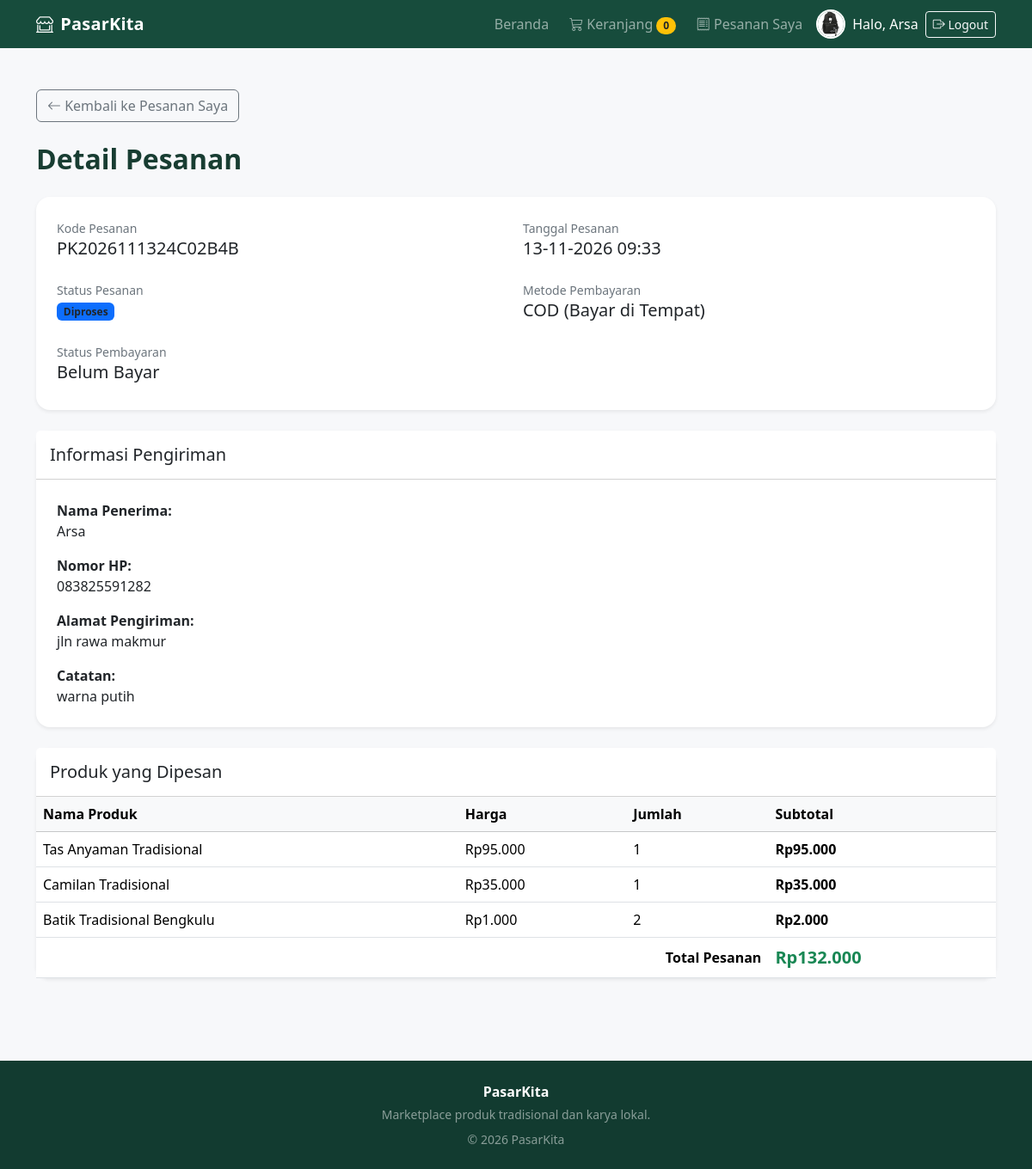
Page /detail_pesanan.php?id=13 (signed in) on the committed database.
### tables this page shows
CREATE TABLE `payments` (
  `id_pembayaran` bigint(20) UNSIGNED NOT NULL,
  `id_pesanan` bigint(20) UNSIGNED NOT NULL,
  `metode` enum('transfer_bank','cod','midtrans') NOT NULL,
  `jumlah_bayar` decimal(14,2) UNSIGNED NOT NULL DEFAULT 0.00,
  `status` enum('belum_bayar','menunggu_verifikasi','lunas','ditolak') NOT NULL DEFAULT 'belum_bayar',
  `tanggal_bayar` datetime DEFAULT NULL,
  `created_at` timestamp NOT NULL DEFAULT current_timestamp(),
  `snap_token` varchar(255) DEFAULT NULL,
  `redirect_url` text DEFAULT NULL,
  `transaction_id` varchar(100) DEFAULT NULL
);

CREATE TABLE `orders` (
  `id_pesanan` bigint(20) UNSIGNED NOT NULL,
  `kode_pesanan` varchar(30) NOT NULL,
  `id_user` int(10) UNSIGNED NOT NULL,
  `tanggal_pesanan` datetime NOT NULL DEFAULT current_timestamp(),
  `nama_penerima` varchar(100) NOT NULL,
  `no_hp_penerima` varchar(20) NOT NULL,
  `alamat_pengiriman` text NOT NULL,
  `latitude` decimal(10,7) DEFAULT NULL,
  `longitude` decimal(10,7) DEFAULT NULL,
  `catatan` text DEFAULT NULL,
  `total_harga` decimal(14,2) UNSIGNED NOT NULL DEFAULT 0.00,
  `status` enum('menunggu','diproses','dikirim','selesai','dibatalkan') NOT NULL DEFAULT 'menunggu',
  `created_at` timestamp NOT NULL DEFAULT current_timestamp()
);

CREATE TABLE `order_items` (
  `id_detail` bigint(20) UNSIGNED NOT NULL,
  `id_pesanan` bigint(20) UNSIGNED NOT NULL,
  `id_produk` int(10) UNSIGNED NOT NULL,
  `nama_produk_snapshot` varchar(150) NOT NULL,
  `jumlah` int(10) UNSIGNED NOT NULL,
  `harga` decimal(12,2) UNSIGNED NOT NULL,
  `subtotal` decimal(14,2) UNSIGNED NOT NULL
);

### detail_pesanan.php (the view, shortened to what this page needs)
<?php
require_once "config/database.php";
$id_user = (int) $_SESSION['user']['id_user'];
$id_pesanan = isset($_GET['id']) ? (int) $_GET['id'] : 0;
$stmt = $conn->prepare("
    SELECT o.*, p.metode, p.status AS status_pembayaran
    FROM orders o
    LEFT JOIN payments p ON o.id_pesanan = p.id_pesanan
    WHERE o.id_pesanan = ? AND o.id_user = ?
    LIMIT 1
");
$stmt->bind_param("ii", $id_pesanan, $id_user);
$stmt->execute();
$pesanan = $stmt->get_result()->fetch_assoc();
$stmt = $conn->prepare("
    SELECT nama_produk_snapshot, jumlah, harga, subtotal
    FROM order_items
    WHERE id_pesanan = ?
");
$stmt->bind_param("i", $id_pesanan);
$stmt->execute();
$result = $stmt->get_result();
$detail_produk = [];
while ($row = $result->fetch_assoc()) {
    $detail_produk[] = $row;
}
function warnaStatusDetail($status)
{
    switch ($status) {
        case 'diproses':
            return 'primary';
    }
}
require "includes/header.php";
?>
<div class="container py-5">
    <a href="pesanan_saya.php" class="btn btn-outline-secondary mb-4">
        <i class="bi bi-arrow-left"></i> Kembali ke Pesanan Saya
    </a>
    <h2 class="section-title mb-4">Detail Pesanan</h2>
    <div class="card border-0 shadow-sm rounded-4 mb-4">
        <div class="card-body p-4">
            <div class="row g-3">
                <div class="col-md-6">
                    <small class="text-secondary">Kode Pesanan</small>
                    <h5><?= htmlspecialchars($pesanan['kode_pesanan']) ?></h5>
                </div>
                <div class="col-md-6">
                    <small class="text-secondary">Tanggal Pesanan</small>
                    <h5>
                        <?= date('d-m-Y H:i', strtotime($pesanan['tanggal_pesanan'])) ?>
                    </h5>
                </div>
                <div class="col-md-6">
                    <small class="text-secondary">Status Pesanan</small>
                    <div>
                        <span class="badge bg-<?= warnaStatusDetail($pesanan['status']) ?> text-dark">
                            <?= htmlspecialchars(ucfirst($pesanan['status'])) ?>
                        </span>
                    </div>
                </div>
                <div class="col-md-6">
                    <small class="text-secondary">Metode Pembayaran</small>
                    <h5>
                        <?php
                        if ($pesanan['metode'] === 'transfer_bank') {
                            echo 'Transfer Bank';
                        } elseif ($pesanan['metode'] === 'cod') {
                            echo 'COD (Bayar di Tempat)';
                        } else {
                            echo '-';
                        }
                        ?>
                    </h5>
                </div>
                <div class="col-md-6">
                    <small class="text-secondary">Status Pembayaran</small>
                    <h5>
                        <?= htmlspecialchars(ucwords(str_replace('_', ' ', $pesanan['status_pembayaran'] ?? '-'))) ?>
                    </h5>
                </div>
            </div>
        </div>
    </div>
    <div class="card border-0 shadow-sm rounded-4 mb-4">
        <div class="card-header bg-white p-3">
            <h5 class="mb-0">Informasi Pengiriman</h5>
        </div>
        <div class="card-body p-4">
            <p>
                <strong>Nama Penerima:</strong><br>
                <?= htmlspecialchars($pesanan['nama_penerima']) ?>
            </p>
            <p>
                <strong>Nomor HP:</strong><br>
                <?= htmlspecialchars($pesanan['no_hp_penerima']) ?>
            </p>
            <p>
                <strong>Alamat Pengiriman:</strong><br>
                <?= nl2br(htmlspecialchars($pesanan['alamat_pengiriman'])) ?>
            </p>
            <p class="mb-0">
                <strong>Catatan:</strong><br>
                <?= !empty($pesanan['catatan'])
                    ? nl2br(htmlspecialchars($pesanan['catatan']))
                    : '-' ?>
            </p>
        </div>
    </div>
    <div class="card border-0 shadow-sm rounded-4">
        <div class="card-header bg-white p-3">
            <h5 class="mb-0">Produk yang Dipesan</h5>
        </div>
        <div class="table-responsive">
            <table class="table align-middle mb-0">
                <thead class="table-light">
                    <tr>
                        <th>Nama Produk</th>
                        <th>Harga</th>
                        <th>Jumlah</th>
                        <th>Subtotal</th>
                    </tr>
                </thead>
                <tbody>
                    <?php foreach ($detail_produk as $item): ?>
                        <tr>
                            <td><?= htmlspecialchars($item['nama_produk_snapshot']) ?></td>
                            <td>
                                Rp<?= number_format((float)$item['harga'], 0, ',', '.') ?>
                            </td>
                            <td><?= (int)$item['jumlah'] ?></td>
                            <td class="fw-semibold">
                                Rp<?= number_format((float)$item['subtotal'], 0, ',', '.') ?>
                            </td>
                        </tr>
                    <?php endforeach; ?>
                </tbody>
                <tfoot>
                    <tr>
                        <th colspan="3" class="text-end">Total Pesanan</th>
                        <th class="text-success fs-5">
                            Rp<?= number_format((float)$pesanan['total_harga'], 0, ',', '.') ?>
                        </th>
                    </tr>
                </tfoot>
            </table>
        </div>
    </div>
</div>
<?php require "includes/footer.php"; ?>

### includes/header.php (shortened to what this page needs)
<?php
$jumlahKeranjang = (!empty($_SESSION['keranjang']) && is_array($_SESSION['keranjang']))
    ? count(array_filter($_SESSION['keranjang'], fn($qty) => (int)$qty > 0)) : 0;
$user = $_SESSION['user'] ?? null;
?>
<!DOCTYPE html>
<html lang="id">
<head>
    <link href="https://cdn.jsdelivr.net/npm/bootstrap@5.3.3/dist/css/bootstrap.min.css" rel="stylesheet">
    <link href="https://cdn.jsdelivr.net/npm/bootstrap-icons@1.11.3/font/bootstrap-icons.min.css" rel="stylesheet">
    <link href="assets/css/style.css" rel="stylesheet">
</head>
<body>
<nav class="navbar navbar-expand-lg navbar-dark navbar-pasar sticky-top">
    <div class="container">
        <a class="navbar-brand fw-bold" href="index.php">
            <i class="bi bi-shop-window me-2"></i>PasarKita
        </a>
        <div class="collapse navbar-collapse" id="navbarPasar">
            <ul class="navbar-nav ms-auto align-items-lg-center gap-lg-2">
                <li class="nav-item">
                    <a class="nav-link" href="index.php">Beranda</a>
                </li>
                <?php if (!$user || ($user['role'] ?? '') !== 'admin'): ?>
                <li class="nav-item">
                    <a class="nav-link" href="keranjang.php">
                        <i class="bi bi-cart3"></i> Keranjang
                        <span class="badge rounded-pill bg-warning text-dark"><?= $jumlahKeranjang ?></span>
                    </a>
                </li>
                <?php endif; ?>
                <?php if ($user): ?>
                    <?php if (($user['role'] ?? '') === 'admin'): ?>
                        <li class="nav-item"><a class="nav-link" href="admin/index.php"><i class="bi bi-speedometer2"></i> Dashboard Admin</a></li>
                    <?php else: ?>
                    <li class="nav-item">
                        <a class="nav-link" href="pesanan_saya.php">
                            <i class="bi bi-receipt"></i> Pesanan Saya
                        </a>
                    </li>
                    <?php endif; ?>
<li class="nav-item d-flex align-items-center gap-2">
    <form method="post" action="akun.php"
          enctype="multipart/form-data" class="m-0">
        <label for="fotoProfilNavbar"
               style="cursor:pointer"
               title="Klik untuk mengganti foto profil">
            <?php if (!empty($user['foto_profil'])): ?>
                <img src="<?= htmlspecialchars($user['foto_profil']) ?>?v=<?= time() ?>"
                     alt="Foto profil"
                     class="rounded-circle"
                     style="width:34px;height:34px;object-fit:cover;border:2px solid white">
            <?php endif; ?>
        </label>
    </form>
    <a href="akun.php"
       class="text-white text-decoration-none">
        Halo, <?= htmlspecialchars($user['nama'] ?? 'Akun') ?>
    </a>
</li>
                    <li class="nav-item">
                        <a class="btn btn-outline-light btn-sm" href="logout.php">
                            <i class="bi bi-box-arrow-right"></i> Logout
                        </a>
                    </li>
                <?php endif; ?>
            </ul>
        </div>
    </div>
</nav>
<main>

### assets/css/style.css (style rules this page uses)
body { background: #f7f8fa; color: #243044; }
.navbar-pasar { background: #174c3c; }
.navbar-pasar .navbar-brand { letter-spacing: .2px; }
.section-title { font-weight: 800; color: #183d32; }

### rows in the picture
payments: id_pesanan.nama_penerima "Arsa", id_pesanan.kode_pesanan "PK2026111324C02B4B", id_pesanan.tanggal_pesanan "13-11-2026 09:33", id_pesanan.status "Diproses", status "Belum Bayar", id_pesanan.no_hp_penerima "083825591282", id_pesanan.alamat_pengiriman "jln rawa makmur", id_pesanan.catatan "warna putih", id_pesanan.total_harga "132.000"
order_items: nama_produk_snapshot "Tas Anyaman Tradisional", harga "95.000", jumlah "1", subtotal "95.000"
order_items: nama_produk_snapshot "Camilan Tradisional", harga "35.000", jumlah "1", subtotal "35.000"
order_items: nama_produk_snapshot "Batik Tradisional Bengkulu", harga "1.000", jumlah "2", subtotal "2.000"

### other values in the picture
$jumlahKeranjang "0"
